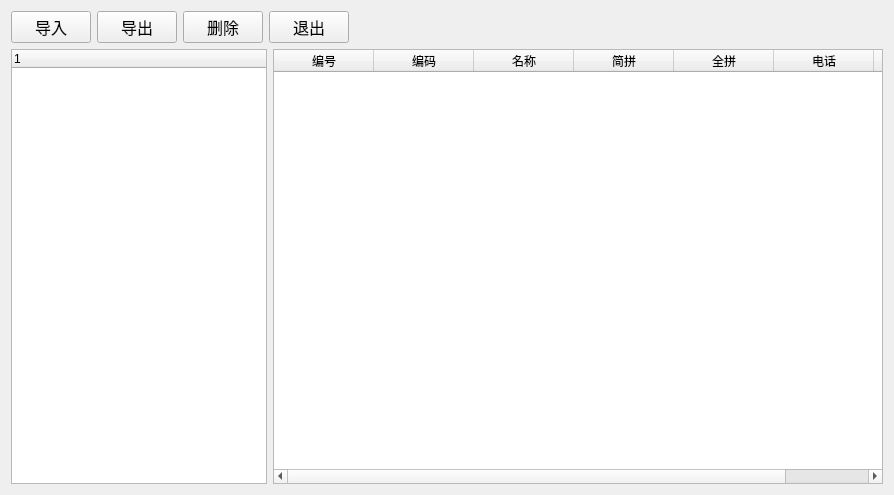
<?xml version="1.0" encoding="UTF-8"?>
<ui version="4.0">
 <class>ruralcooperatecorrespondence</class>
 <widget class="QWidget" name="ruralcooperatecorrespondence">
  <property name="geometry">
   <rect>
    <x>0</x>
    <y>0</y>
    <width>894</width>
    <height>495</height>
   </rect>
  </property>
  <property name="windowTitle">
   <string>农合补偿字典</string>
  </property>
  <layout class="QHBoxLayout" name="horizontalLayout_3">
   <item>
    <layout class="QVBoxLayout" name="verticalLayout">
     <item>
      <layout class="QHBoxLayout" name="horizontalLayout_2">
       <item>
        <widget class="QPushButton" name="inputButton">
         <property name="font">
          <font>
           <family>Agency FB</family>
           <pointsize>12</pointsize>
          </font>
         </property>
         <property name="text">
          <string>导入</string>
         </property>
        </widget>
       </item>
       <item>
        <widget class="QPushButton" name="outputButton">
         <property name="font">
          <font>
           <family>Agency FB</family>
           <pointsize>12</pointsize>
          </font>
         </property>
         <property name="text">
          <string>导出</string>
         </property>
        </widget>
       </item>
       <item>
        <widget class="QPushButton" name="deleteButton">
         <property name="enabled">
          <bool>true</bool>
         </property>
         <property name="sizePolicy">
          <sizepolicy hsizetype="Fixed" vsizetype="Fixed">
           <horstretch>0</horstretch>
           <verstretch>0</verstretch>
          </sizepolicy>
         </property>
         <property name="font">
          <font>
           <family>Agency FB</family>
           <pointsize>12</pointsize>
          </font>
         </property>
         <property name="text">
          <string>删除</string>
         </property>
        </widget>
       </item>
       <item>
        <widget class="QPushButton" name="exitButton">
         <property name="sizePolicy">
          <sizepolicy hsizetype="Fixed" vsizetype="Fixed">
           <horstretch>0</horstretch>
           <verstretch>0</verstretch>
          </sizepolicy>
         </property>
         <property name="font">
          <font>
           <family>Agency FB</family>
           <pointsize>12</pointsize>
          </font>
         </property>
         <property name="text">
          <string>退出</string>
         </property>
        </widget>
       </item>
       <item>
        <spacer name="horizontalSpacer_2">
         <property name="orientation">
          <enum>Qt::Horizontal</enum>
         </property>
         <property name="sizeHint" stdset="0">
          <size>
           <width>40</width>
           <height>20</height>
          </size>
         </property>
        </spacer>
       </item>
       <item>
        <widget class="QLabel" name="label">
         <property name="sizePolicy">
          <sizepolicy hsizetype="Expanding" vsizetype="Preferred">
           <horstretch>0</horstretch>
           <verstretch>0</verstretch>
          </sizepolicy>
         </property>
         <property name="text">
          <string/>
         </property>
        </widget>
       </item>
       <item>
        <spacer name="horizontalSpacer">
         <property name="orientation">
          <enum>Qt::Horizontal</enum>
         </property>
         <property name="sizeHint" stdset="0">
          <size>
           <width>40</width>
           <height>20</height>
          </size>
         </property>
        </spacer>
       </item>
      </layout>
     </item>
     <item>
      <layout class="QHBoxLayout" name="horizontalLayout">
       <item>
        <widget class="QTreeWidget" name="treeWidget">
         <property name="sizePolicy">
          <sizepolicy hsizetype="Fixed" vsizetype="Expanding">
           <horstretch>0</horstretch>
           <verstretch>0</verstretch>
          </sizepolicy>
         </property>
         <column>
          <property name="text">
           <string notr="true">1</string>
          </property>
         </column>
        </widget>
       </item>
       <item>
        <widget class="QTableWidget" name="tableWidget">
         <column>
          <property name="text">
           <string>编号</string>
          </property>
         </column>
         <column>
          <property name="text">
           <string>编码</string>
          </property>
         </column>
         <column>
          <property name="text">
           <string>名称</string>
          </property>
         </column>
         <column>
          <property name="text">
           <string>简拼</string>
          </property>
         </column>
         <column>
          <property name="text">
           <string>全拼</string>
          </property>
         </column>
         <column>
          <property name="text">
           <string>电话</string>
          </property>
         </column>
         <column>
          <property name="text">
           <string>地址</string>
          </property>
         </column>
        </widget>
       </item>
      </layout>
     </item>
    </layout>
   </item>
  </layout>
 </widget>
 <layoutdefault spacing="6" margin="11"/>
 <resources/>
 <connections/>
</ui>
